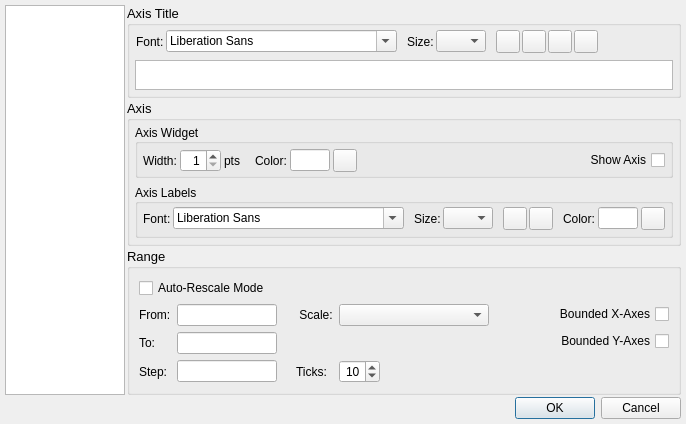
<?xml version="1.0" encoding="UTF-8"?>
<ui version="4.0">
 <class>AxisDialog</class>
 <widget class="QDialog" name="AxisDialog">
  <property name="geometry">
   <rect>
    <x>0</x>
    <y>0</y>
    <width>657</width>
    <height>401</height>
   </rect>
  </property>
  <property name="sizePolicy">
   <sizepolicy hsizetype="Preferred" vsizetype="Maximum">
    <horstretch>0</horstretch>
    <verstretch>0</verstretch>
   </sizepolicy>
  </property>
  <property name="windowTitle">
   <string>Dialog</string>
  </property>
  <layout class="QGridLayout" name="gridLayout_6">
   <property name="leftMargin">
    <number>5</number>
   </property>
   <property name="topMargin">
    <number>5</number>
   </property>
   <property name="rightMargin">
    <number>5</number>
   </property>
   <property name="bottomMargin">
    <number>5</number>
   </property>
   <property name="verticalSpacing">
    <number>2</number>
   </property>
   <item row="0" column="0">
    <layout class="QHBoxLayout" name="horizontalLayout_10">
     <property name="spacing">
      <number>2</number>
     </property>
     <item>
      <widget class="QListWidget" name="listWidget">
       <property name="sizePolicy">
        <sizepolicy hsizetype="Expanding" vsizetype="Preferred">
         <horstretch>0</horstretch>
         <verstretch>0</verstretch>
        </sizepolicy>
       </property>
       <property name="minimumSize">
        <size>
         <width>120</width>
         <height>0</height>
        </size>
       </property>
       <property name="maximumSize">
        <size>
         <width>150</width>
         <height>16777215</height>
        </size>
       </property>
       <property name="font">
        <font>
         <pointsize>10</pointsize>
        </font>
       </property>
       <property name="currentRow">
        <number>-1</number>
       </property>
      </widget>
     </item>
     <item>
      <layout class="QVBoxLayout" name="verticalLayout">
       <property name="spacing">
        <number>2</number>
       </property>
       <item>
        <widget class="QGroupBox" name="gboxCaption">
         <property name="sizePolicy">
          <sizepolicy hsizetype="Preferred" vsizetype="Preferred">
           <horstretch>0</horstretch>
           <verstretch>0</verstretch>
          </sizepolicy>
         </property>
         <property name="font">
          <font>
           <pointsize>10</pointsize>
           <weight>50</weight>
           <bold>false</bold>
          </font>
         </property>
         <property name="title">
          <string>Axis Title</string>
         </property>
         <property name="checkable">
          <bool>false</bool>
         </property>
         <layout class="QGridLayout" name="gridLayout_3">
          <property name="leftMargin">
           <number>5</number>
          </property>
          <property name="topMargin">
           <number>3</number>
          </property>
          <property name="rightMargin">
           <number>5</number>
          </property>
          <property name="bottomMargin">
           <number>5</number>
          </property>
          <item row="0" column="0">
           <widget class="QFrame" name="frameTitle">
            <property name="frameShape">
             <enum>QFrame::NoFrame</enum>
            </property>
            <property name="frameShadow">
             <enum>QFrame::Raised</enum>
            </property>
            <layout class="QGridLayout" name="gridLayout_2">
             <property name="leftMargin">
              <number>1</number>
             </property>
             <property name="topMargin">
              <number>1</number>
             </property>
             <property name="rightMargin">
              <number>1</number>
             </property>
             <property name="bottomMargin">
              <number>1</number>
             </property>
             <property name="horizontalSpacing">
              <number>10</number>
             </property>
             <property name="verticalSpacing">
              <number>5</number>
             </property>
             <item row="0" column="0">
              <layout class="QHBoxLayout" name="horizontalLayout_3">
               <property name="spacing">
                <number>2</number>
               </property>
               <item>
                <widget class="QLabel" name="lblTitleFont">
                 <property name="font">
                  <font>
                   <pointsize>9</pointsize>
                  </font>
                 </property>
                 <property name="text">
                  <string>Font:</string>
                 </property>
                </widget>
               </item>
               <item>
                <widget class="QFontComboBox" name="fontboxAxisTitle">
                 <property name="font">
                  <font>
                   <pointsize>9</pointsize>
                  </font>
                 </property>
                </widget>
               </item>
              </layout>
             </item>
             <item row="0" column="1">
              <layout class="QHBoxLayout" name="horizontalLayout_5">
               <property name="spacing">
                <number>2</number>
               </property>
               <item>
                <widget class="QLabel" name="lblTitleSize">
                 <property name="font">
                  <font>
                   <pointsize>9</pointsize>
                  </font>
                 </property>
                 <property name="text">
                  <string>Size:</string>
                 </property>
                </widget>
               </item>
               <item>
                <widget class="QComboBox" name="cboxAxisSize">
                 <property name="maximumSize">
                  <size>
                   <width>50</width>
                   <height>16777215</height>
                  </size>
                 </property>
                 <property name="font">
                  <font>
                   <pointsize>9</pointsize>
                  </font>
                 </property>
                 <property name="editable">
                  <bool>false</bool>
                 </property>
                </widget>
               </item>
              </layout>
             </item>
             <item row="0" column="2">
              <layout class="QHBoxLayout" name="horizontalLayout">
               <property name="spacing">
                <number>2</number>
               </property>
               <item>
                <widget class="QToolButton" name="tbtBoldTitle">
                 <property name="text">
                  <string/>
                 </property>
                 <property name="icon">
                  <iconset>
                   <normaloff>:/AxisDialog/dialogs/AxisDialog/images/text_bold.png</normaloff>:/AxisDialog/dialogs/AxisDialog/images/text_bold.png</iconset>
                 </property>
                 <property name="checkable">
                  <bool>true</bool>
                 </property>
                </widget>
               </item>
               <item>
                <widget class="QToolButton" name="tbtItalicTitle">
                 <property name="text">
                  <string/>
                 </property>
                 <property name="icon">
                  <iconset>
                   <normaloff>:/AxisDialog/dialogs/AxisDialog/images/text_italic.png</normaloff>:/AxisDialog/dialogs/AxisDialog/images/text_italic.png</iconset>
                 </property>
                 <property name="checkable">
                  <bool>true</bool>
                 </property>
                </widget>
               </item>
               <item>
                <widget class="QToolButton" name="tbtUnderlinedTitle">
                 <property name="text">
                  <string/>
                 </property>
                 <property name="icon">
                  <iconset>
                   <normaloff>:/AxisDialog/dialogs/AxisDialog/images/text_underline.png</normaloff>:/AxisDialog/dialogs/AxisDialog/images/text_underline.png</iconset>
                 </property>
                 <property name="checkable">
                  <bool>true</bool>
                 </property>
                </widget>
               </item>
               <item>
                <widget class="QToolButton" name="tbtColorTitle">
                 <property name="text">
                  <string/>
                 </property>
                 <property name="icon">
                  <iconset>
                   <normaloff>:/AxisDialog/dialogs/AxisDialog/images/text_color.png</normaloff>:/AxisDialog/dialogs/AxisDialog/images/text_color.png</iconset>
                 </property>
                </widget>
               </item>
              </layout>
             </item>
             <item row="0" column="3">
              <spacer name="horizontalSpacer">
               <property name="orientation">
                <enum>Qt::Horizontal</enum>
               </property>
               <property name="sizeHint" stdset="0">
                <size>
                 <width>40</width>
                 <height>20</height>
                </size>
               </property>
              </spacer>
             </item>
            </layout>
           </widget>
          </item>
          <item row="1" column="0">
           <widget class="QTextEdit" name="tedTitle">
            <property name="sizePolicy">
             <sizepolicy hsizetype="Expanding" vsizetype="Maximum">
              <horstretch>0</horstretch>
              <verstretch>0</verstretch>
             </sizepolicy>
            </property>
            <property name="minimumSize">
             <size>
              <width>0</width>
              <height>30</height>
             </size>
            </property>
            <property name="maximumSize">
             <size>
              <width>16777215</width>
              <height>16777215</height>
             </size>
            </property>
           </widget>
          </item>
         </layout>
        </widget>
       </item>
       <item>
        <widget class="QGroupBox" name="gboxAxis">
         <property name="font">
          <font>
           <pointsize>10</pointsize>
          </font>
         </property>
         <property name="title">
          <string>Axis</string>
         </property>
         <property name="checkable">
          <bool>false</bool>
         </property>
         <layout class="QGridLayout" name="gridLayout_4">
          <property name="leftMargin">
           <number>5</number>
          </property>
          <property name="topMargin">
           <number>3</number>
          </property>
          <property name="rightMargin">
           <number>5</number>
          </property>
          <property name="bottomMargin">
           <number>5</number>
          </property>
          <item row="0" column="0">
           <widget class="QGroupBox" name="gbxAxisWidget">
            <property name="font">
             <font>
              <pointsize>9</pointsize>
             </font>
            </property>
            <property name="title">
             <string>Axis Widget</string>
            </property>
            <property name="alignment">
             <set>Qt::AlignLeading|Qt::AlignLeft|Qt::AlignVCenter</set>
            </property>
            <property name="flat">
             <bool>true</bool>
            </property>
            <layout class="QHBoxLayout" name="horizontalLayout_4">
             <property name="spacing">
              <number>15</number>
             </property>
             <property name="leftMargin">
              <number>5</number>
             </property>
             <property name="topMargin">
              <number>5</number>
             </property>
             <property name="rightMargin">
              <number>5</number>
             </property>
             <property name="bottomMargin">
              <number>3</number>
             </property>
             <item>
              <layout class="QHBoxLayout" name="horizontalLayout_14">
               <property name="spacing">
                <number>3</number>
               </property>
               <item>
                <widget class="QLabel" name="lblAxisThickness">
                 <property name="font">
                  <font>
                   <pointsize>9</pointsize>
                  </font>
                 </property>
                 <property name="text">
                  <string>Width:</string>
                 </property>
                </widget>
               </item>
               <item>
                <widget class="QSpinBox" name="sbxAxisThickness">
                 <property name="layoutDirection">
                  <enum>Qt::LeftToRight</enum>
                 </property>
                 <property name="alignment">
                  <set>Qt::AlignRight|Qt::AlignTrailing|Qt::AlignVCenter</set>
                 </property>
                 <property name="minimum">
                  <number>1</number>
                 </property>
                 <property name="maximum">
                  <number>20</number>
                 </property>
                </widget>
               </item>
               <item>
                <widget class="QLabel" name="label_4">
                 <property name="text">
                  <string>pts</string>
                 </property>
                </widget>
               </item>
              </layout>
             </item>
             <item>
              <layout class="QHBoxLayout" name="horizontalLayout_15">
               <property name="spacing">
                <number>3</number>
               </property>
               <item>
                <widget class="QLabel" name="lblAxisColor">
                 <property name="font">
                  <font>
                   <pointsize>9</pointsize>
                  </font>
                 </property>
                 <property name="text">
                  <string>Color:</string>
                 </property>
                </widget>
               </item>
               <item>
                <widget class="QLineEdit" name="ledAxisColor">
                 <property name="minimumSize">
                  <size>
                   <width>40</width>
                   <height>0</height>
                  </size>
                 </property>
                 <property name="maximumSize">
                  <size>
                   <width>40</width>
                   <height>16777215</height>
                  </size>
                 </property>
                 <property name="frame">
                  <bool>true</bool>
                 </property>
                 <property name="readOnly">
                  <bool>true</bool>
                 </property>
                </widget>
               </item>
               <item>
                <widget class="QToolButton" name="tbtAxisColor">
                 <property name="font">
                  <font>
                   <pointsize>9</pointsize>
                  </font>
                 </property>
                 <property name="text">
                  <string/>
                 </property>
                 <property name="icon">
                  <iconset>
                   <normaloff>:/AxisDialog/dialogs/AxisDialog/images/color.png</normaloff>:/AxisDialog/dialogs/AxisDialog/images/color.png</iconset>
                 </property>
                </widget>
               </item>
               <item>
                <spacer name="horizontalSpacer_3">
                 <property name="orientation">
                  <enum>Qt::Horizontal</enum>
                 </property>
                 <property name="sizeHint" stdset="0">
                  <size>
                   <width>278</width>
                   <height>20</height>
                  </size>
                 </property>
                </spacer>
               </item>
              </layout>
             </item>
             <item>
              <widget class="QCheckBox" name="chbxShowAxis">
               <property name="layoutDirection">
                <enum>Qt::RightToLeft</enum>
               </property>
               <property name="text">
                <string>Show Axis</string>
               </property>
              </widget>
             </item>
            </layout>
           </widget>
          </item>
          <item row="1" column="0">
           <widget class="QGroupBox" name="gbxLabels">
            <property name="font">
             <font>
              <pointsize>9</pointsize>
             </font>
            </property>
            <property name="title">
             <string>Axis Labels</string>
            </property>
            <property name="alignment">
             <set>Qt::AlignLeading|Qt::AlignLeft|Qt::AlignVCenter</set>
            </property>
            <property name="flat">
             <bool>true</bool>
            </property>
            <layout class="QHBoxLayout" name="horizontalLayout_9">
             <property name="spacing">
              <number>10</number>
             </property>
             <property name="leftMargin">
              <number>5</number>
             </property>
             <property name="topMargin">
              <number>3</number>
             </property>
             <property name="rightMargin">
              <number>5</number>
             </property>
             <property name="bottomMargin">
              <number>5</number>
             </property>
             <item>
              <layout class="QHBoxLayout" name="horizontalLayout_6">
               <property name="spacing">
                <number>2</number>
               </property>
               <item>
                <widget class="QLabel" name="lblLabelFont">
                 <property name="font">
                  <font>
                   <pointsize>9</pointsize>
                  </font>
                 </property>
                 <property name="text">
                  <string>Font:</string>
                 </property>
                </widget>
               </item>
               <item>
                <widget class="QFontComboBox" name="fontboxAxisLabel">
                 <property name="font">
                  <font>
                   <pointsize>9</pointsize>
                  </font>
                 </property>
                </widget>
               </item>
              </layout>
             </item>
             <item>
              <layout class="QHBoxLayout" name="horizontalLayout_8">
               <property name="spacing">
                <number>2</number>
               </property>
               <item>
                <widget class="QLabel" name="lblLabelSize">
                 <property name="font">
                  <font>
                   <pointsize>9</pointsize>
                  </font>
                 </property>
                 <property name="text">
                  <string>Size:</string>
                 </property>
                </widget>
               </item>
               <item>
                <widget class="QComboBox" name="cboxLabelSize">
                 <property name="maximumSize">
                  <size>
                   <width>50</width>
                   <height>16777215</height>
                  </size>
                 </property>
                 <property name="font">
                  <font>
                   <pointsize>9</pointsize>
                  </font>
                 </property>
                 <property name="editable">
                  <bool>false</bool>
                 </property>
                </widget>
               </item>
              </layout>
             </item>
             <item>
              <layout class="QHBoxLayout" name="horizontalLayout_2">
               <property name="spacing">
                <number>2</number>
               </property>
               <item>
                <widget class="QToolButton" name="tbtBoldLabel">
                 <property name="text">
                  <string/>
                 </property>
                 <property name="icon">
                  <iconset>
                   <normaloff>:/AxisDialog/dialogs/AxisDialog/images/text_bold.png</normaloff>:/AxisDialog/dialogs/AxisDialog/images/text_bold.png</iconset>
                 </property>
                 <property name="checkable">
                  <bool>true</bool>
                 </property>
                </widget>
               </item>
               <item>
                <widget class="QToolButton" name="tbtItalicLabel">
                 <property name="text">
                  <string/>
                 </property>
                 <property name="icon">
                  <iconset>
                   <normaloff>:/AxisDialog/dialogs/AxisDialog/images/text_italic.png</normaloff>:/AxisDialog/dialogs/AxisDialog/images/text_italic.png</iconset>
                 </property>
                 <property name="checkable">
                  <bool>true</bool>
                 </property>
                </widget>
               </item>
              </layout>
             </item>
             <item>
              <layout class="QHBoxLayout" name="horizontalLayout_16">
               <property name="spacing">
                <number>3</number>
               </property>
               <item>
                <widget class="QLabel" name="lblLabelColor">
                 <property name="font">
                  <font>
                   <pointsize>9</pointsize>
                  </font>
                 </property>
                 <property name="text">
                  <string>Color:</string>
                 </property>
                </widget>
               </item>
               <item>
                <widget class="QLineEdit" name="ledLabelColor">
                 <property name="minimumSize">
                  <size>
                   <width>40</width>
                   <height>0</height>
                  </size>
                 </property>
                 <property name="maximumSize">
                  <size>
                   <width>40</width>
                   <height>16777215</height>
                  </size>
                 </property>
                 <property name="frame">
                  <bool>true</bool>
                 </property>
                 <property name="readOnly">
                  <bool>true</bool>
                 </property>
                </widget>
               </item>
               <item>
                <widget class="QToolButton" name="tbtLabelColor">
                 <property name="font">
                  <font>
                   <pointsize>9</pointsize>
                  </font>
                 </property>
                 <property name="text">
                  <string/>
                 </property>
                 <property name="icon">
                  <iconset>
                   <normaloff>:/AxisDialog/dialogs/AxisDialog/images/text_color.png</normaloff>:/AxisDialog/dialogs/AxisDialog/images/text_color.png</iconset>
                 </property>
                </widget>
               </item>
              </layout>
             </item>
             <item>
              <spacer name="horizontalSpacer_5">
               <property name="orientation">
                <enum>Qt::Horizontal</enum>
               </property>
               <property name="sizeHint" stdset="0">
                <size>
                 <width>1</width>
                 <height>20</height>
                </size>
               </property>
              </spacer>
             </item>
            </layout>
           </widget>
          </item>
         </layout>
        </widget>
       </item>
       <item>
        <widget class="QGroupBox" name="gboxRange">
         <property name="font">
          <font>
           <pointsize>10</pointsize>
          </font>
         </property>
         <property name="title">
          <string>Range</string>
         </property>
         <layout class="QGridLayout" name="gridLayout_5">
          <item row="1" column="0" colspan="2">
           <layout class="QGridLayout" name="gridLayout">
            <item row="0" column="0">
             <widget class="QLabel" name="lblRangeFrom">
              <property name="font">
               <font>
                <pointsize>9</pointsize>
               </font>
              </property>
              <property name="text">
               <string>From:</string>
              </property>
             </widget>
            </item>
            <item row="0" column="1">
             <widget class="QLineEdit" name="ledFrom">
              <property name="maximumSize">
               <size>
                <width>16777215</width>
                <height>16777215</height>
               </size>
              </property>
              <property name="font">
               <font>
                <pointsize>9</pointsize>
               </font>
              </property>
              <property name="alignment">
               <set>Qt::AlignRight|Qt::AlignTrailing|Qt::AlignVCenter</set>
              </property>
             </widget>
            </item>
            <item row="0" column="2">
             <widget class="QLabel" name="label">
              <property name="font">
               <font>
                <pointsize>9</pointsize>
               </font>
              </property>
              <property name="text">
               <string/>
              </property>
             </widget>
            </item>
            <item row="0" column="3">
             <widget class="QLabel" name="lblRangeScale">
              <property name="font">
               <font>
                <pointsize>9</pointsize>
               </font>
              </property>
              <property name="text">
               <string> Scale:</string>
              </property>
             </widget>
            </item>
            <item row="0" column="4">
             <widget class="QComboBox" name="cboxScale">
              <property name="minimumSize">
               <size>
                <width>150</width>
                <height>0</height>
               </size>
              </property>
              <property name="font">
               <font>
                <pointsize>9</pointsize>
               </font>
              </property>
              <property name="sizeAdjustPolicy">
               <enum>QComboBox::AdjustToContents</enum>
              </property>
             </widget>
            </item>
            <item row="1" column="0">
             <widget class="QLabel" name="lblRangeTo">
              <property name="font">
               <font>
                <pointsize>9</pointsize>
               </font>
              </property>
              <property name="text">
               <string>To:</string>
              </property>
             </widget>
            </item>
            <item row="1" column="1">
             <widget class="QLineEdit" name="ledTo">
              <property name="maximumSize">
               <size>
                <width>16777215</width>
                <height>16777215</height>
               </size>
              </property>
              <property name="font">
               <font>
                <pointsize>9</pointsize>
               </font>
              </property>
              <property name="alignment">
               <set>Qt::AlignRight|Qt::AlignTrailing|Qt::AlignVCenter</set>
              </property>
             </widget>
            </item>
            <item row="1" column="2">
             <widget class="QLabel" name="label_2">
              <property name="font">
               <font>
                <pointsize>9</pointsize>
               </font>
              </property>
              <property name="text">
               <string/>
              </property>
             </widget>
            </item>
            <item row="2" column="0">
             <widget class="QLabel" name="lblRangeStep">
              <property name="font">
               <font>
                <pointsize>9</pointsize>
               </font>
              </property>
              <property name="text">
               <string>Step:</string>
              </property>
             </widget>
            </item>
            <item row="2" column="1">
             <widget class="QLineEdit" name="ledStep">
              <property name="maximumSize">
               <size>
                <width>16777215</width>
                <height>16777215</height>
               </size>
              </property>
              <property name="font">
               <font>
                <pointsize>9</pointsize>
               </font>
              </property>
              <property name="alignment">
               <set>Qt::AlignRight|Qt::AlignTrailing|Qt::AlignVCenter</set>
              </property>
             </widget>
            </item>
            <item row="2" column="2">
             <widget class="QLabel" name="label_3">
              <property name="font">
               <font>
                <pointsize>9</pointsize>
               </font>
              </property>
              <property name="text">
               <string/>
              </property>
             </widget>
            </item>
            <item row="2" column="3">
             <widget class="QLabel" name="lblTicks">
              <property name="font">
               <font>
                <pointsize>9</pointsize>
               </font>
              </property>
              <property name="text">
               <string>Ticks:</string>
              </property>
             </widget>
            </item>
            <item row="2" column="4">
             <layout class="QHBoxLayout" name="horizontalLayout_7">
              <item>
               <widget class="QSpinBox" name="sbxTicks">
                <property name="font">
                 <font>
                  <pointsize>9</pointsize>
                 </font>
                </property>
                <property name="alignment">
                 <set>Qt::AlignRight|Qt::AlignTrailing|Qt::AlignVCenter</set>
                </property>
                <property name="maximum">
                 <number>20</number>
                </property>
                <property name="value">
                 <number>10</number>
                </property>
               </widget>
              </item>
              <item>
               <spacer name="horizontalSpacer_2">
                <property name="orientation">
                 <enum>Qt::Horizontal</enum>
                </property>
                <property name="sizeHint" stdset="0">
                 <size>
                  <width>40</width>
                  <height>20</height>
                 </size>
                </property>
               </spacer>
              </item>
             </layout>
            </item>
           </layout>
          </item>
          <item row="1" column="2">
           <layout class="QVBoxLayout" name="verticalLayout_2">
            <property name="spacing">
             <number>7</number>
            </property>
            <item>
             <widget class="QCheckBox" name="chbxLinkedX">
              <property name="font">
               <font>
                <pointsize>9</pointsize>
               </font>
              </property>
              <property name="layoutDirection">
               <enum>Qt::RightToLeft</enum>
              </property>
              <property name="text">
               <string>Bounded X-Axes</string>
              </property>
             </widget>
            </item>
            <item>
             <widget class="QCheckBox" name="chbxLinkedY">
              <property name="font">
               <font>
                <pointsize>9</pointsize>
               </font>
              </property>
              <property name="layoutDirection">
               <enum>Qt::RightToLeft</enum>
              </property>
              <property name="text">
               <string>Bounded Y-Axes</string>
              </property>
             </widget>
            </item>
            <item>
             <spacer name="verticalSpacer">
              <property name="orientation">
               <enum>Qt::Vertical</enum>
              </property>
              <property name="sizeHint" stdset="0">
               <size>
                <width>20</width>
                <height>40</height>
               </size>
              </property>
             </spacer>
            </item>
           </layout>
          </item>
          <item row="0" column="0">
           <widget class="QCheckBox" name="chbxAutoRescale">
            <property name="font">
             <font>
              <pointsize>9</pointsize>
             </font>
            </property>
            <property name="layoutDirection">
             <enum>Qt::LeftToRight</enum>
            </property>
            <property name="text">
             <string>Auto-Rescale Mode</string>
            </property>
           </widget>
          </item>
          <item row="0" column="1" colspan="2">
           <spacer name="horizontalSpacer_6">
            <property name="orientation">
             <enum>Qt::Horizontal</enum>
            </property>
            <property name="sizeHint" stdset="0">
             <size>
              <width>368</width>
              <height>20</height>
             </size>
            </property>
           </spacer>
          </item>
         </layout>
         <zorder>chbxAutoRescale</zorder>
         <zorder>horizontalSpacer_6</zorder>
        </widget>
       </item>
      </layout>
     </item>
    </layout>
   </item>
   <item row="1" column="0">
    <spacer name="verticalSpacer_2">
     <property name="orientation">
      <enum>Qt::Vertical</enum>
     </property>
     <property name="sizeHint" stdset="0">
      <size>
       <width>20</width>
       <height>28</height>
      </size>
     </property>
    </spacer>
   </item>
   <item row="2" column="0">
    <layout class="QHBoxLayout" name="horizontalLayout_11">
     <item>
      <spacer name="horizontalSpacer_4">
       <property name="orientation">
        <enum>Qt::Horizontal</enum>
       </property>
       <property name="sizeHint" stdset="0">
        <size>
         <width>284</width>
         <height>20</height>
        </size>
       </property>
      </spacer>
     </item>
     <item>
      <widget class="QDialogButtonBox" name="buttonBox">
       <property name="orientation">
        <enum>Qt::Horizontal</enum>
       </property>
       <property name="standardButtons">
        <set>QDialogButtonBox::Cancel|QDialogButtonBox::Ok</set>
       </property>
      </widget>
     </item>
    </layout>
   </item>
  </layout>
 </widget>
 <resources>
  <include location="../../qwttest.qrc"/>
 </resources>
 <connections>
  <connection>
   <sender>buttonBox</sender>
   <signal>accepted()</signal>
   <receiver>AxisDialog</receiver>
   <slot>accept()</slot>
   <hints>
    <hint type="sourcelabel">
     <x>248</x>
     <y>254</y>
    </hint>
    <hint type="destinationlabel">
     <x>157</x>
     <y>274</y>
    </hint>
   </hints>
  </connection>
  <connection>
   <sender>buttonBox</sender>
   <signal>rejected()</signal>
   <receiver>AxisDialog</receiver>
   <slot>reject()</slot>
   <hints>
    <hint type="sourcelabel">
     <x>316</x>
     <y>260</y>
    </hint>
    <hint type="destinationlabel">
     <x>286</x>
     <y>274</y>
    </hint>
   </hints>
  </connection>
 </connections>
</ui>
